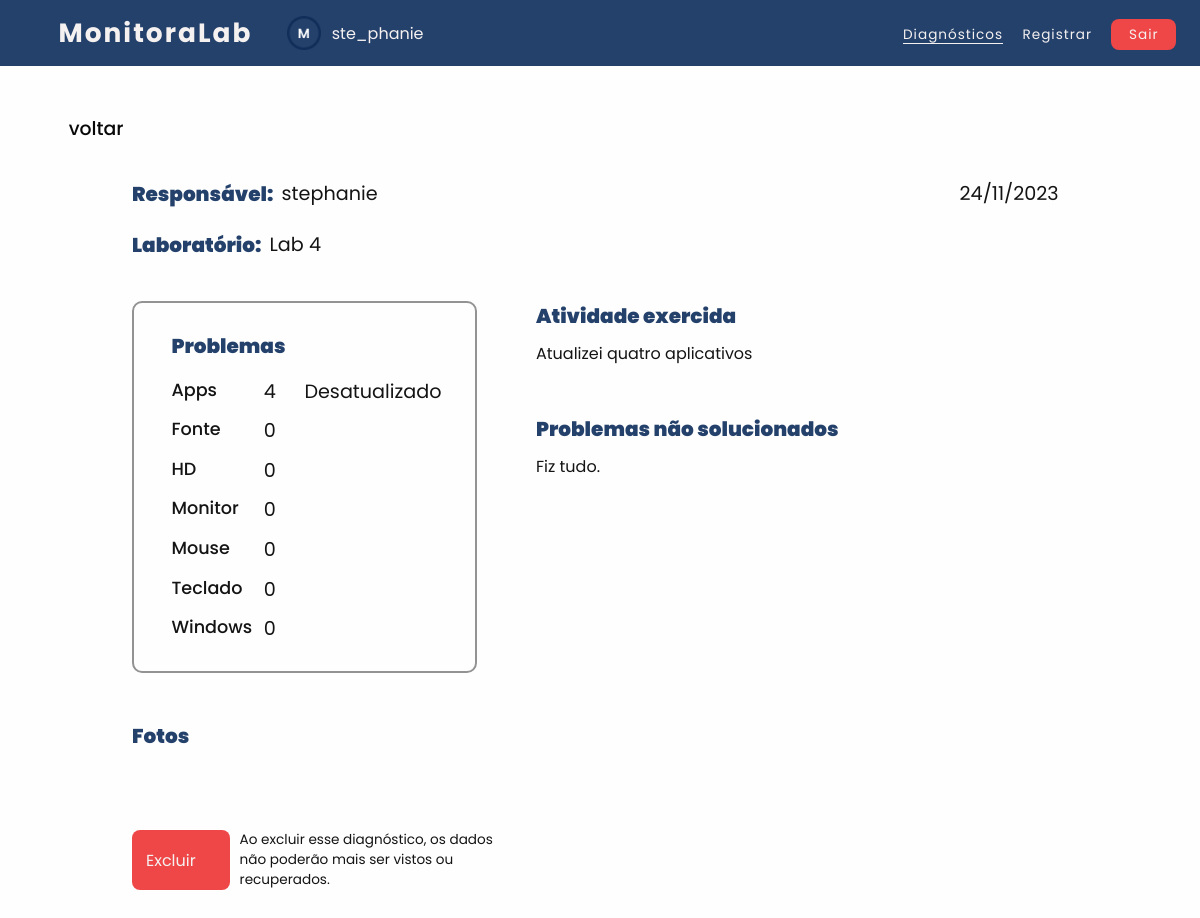
Screenshot of /usuarios/monitor/diagnostico.php?id=111 (signed in) with the database file from the repository.
### tables this page shows
CREATE TABLE reparo (
  ID int(11) NOT NULL,
  Data date NOT NULL,
  Acao varchar(300) NOT NULL,
  Problemas_Nao_Solucionados varchar(300) NOT NULL,
  Responsavel varchar(30) NOT NULL,
  Login_Monitor varchar(30) DEFAULT NULL,
  Laboratorio varchar(15) NOT NULL
);

CREATE TABLE dispositivo (
  ID int(11) NOT NULL,
  Nome varchar(30) NOT NULL,
  Problema varchar(50) NOT NULL,
  Quantidade int(11) NOT NULL
);

### usuarios/monitor/diagnostico.php (the view, shortened to what this page needs)
<?php
   $conexao = ConectarBanco();
   $ID_Reparo = $_GET['id'];
   $sql_query = $conexao->query("SELECT `ID`, `Data`, `Acao`, `Problemas_Nao_Solucionados`, `Responsavel`,
   `Login_Monitor`, `Laboratorio` FROM `reparo` WHERE ID = '$ID_Reparo'") or die ($conexao->error);
    $sql_query_prob = $conexao->query("SELECT dispositivo.Nome, dispositivo.Quantidade, dispositivo.Problema
    FROM dispositivo JOIN dispositivo_reparo ON dispositivo.ID = dispositivo_reparo.ID_Dispositivo
    WHERE dispositivo_reparo.ID_Reparo = '$ID_Reparo'") or die ($conexao->error);
    if ($sql_query && mysqli_num_rows($sql_query) > 0)
    {
        $reparo = mysqli_fetch_assoc($sql_query);
    }
?>
<!DOCTYPE html>
<html lang="pt-br">
<head>
    <link rel="stylesheet" type="text/css" href="../../css/navbar.css">
    <link rel="stylesheet" type="text/css" href="../../css/diagnostico.css">
    <link rel="stylesheet" href="../../css/fonte-alert.css">
    <link rel="stylesheet" type="text/css" href="../../css/icone-tema.css">
</head>
<body id="body">
    <nav>
        <h1 class="logo">MonitoraLab</h1>
        <img src="../../icons/icone-monitor.png" class="icone-usuario">
        <div class="usuario"><?php echo $_SESSION['login'] ;?></div>
        <ul class="nav-monitor">
            <li><a class="active" href="inicio.php">Diagnósticos</a></li>
            <li><a href="registrar-diagnostico.php">Registrar</a></li>
            <li><a class="Btn-Sair" onclick="Sair()" style="cursor: pointer;">Sair</a> </li>
        </ul>
    </nav>
    <div class="voltar">
        <a href="javascript: history.go(-1)" class="texto-voltar">voltar</a>
    </div>
    <div class="caixa-1">
        <div class="resp-lab">
             <div class="responsavel">
                <p class="titulo">Responsável: </p>
                <p class="nome-resp"><?php echo $reparo['Responsavel']; ?></p>
            </div>
            <div class="laboratorio">
                <p class="titulo">Laboratório:</p>
                <p class="labN"><?php echo $reparo['Laboratorio']; ?></p>
            </div>
        </div>
        <div class="data"><?php echo date('d/m/Y', strtotime($reparo['Data'])); ?></div>
    </div>
    <div class="caixa-2">
        <div class="caixa-problemas">
            <p class="titulo">Problemas</p>
            <?php
                while ($problema = $sql_query_prob->fetch_assoc())
                {
            ?>
                <div class="itens">
                    <label class="prob"><?php echo $problema['Nome']; ?></label>
                    <label class="quant"><?php echo $problema['Quantidade']; ?></label>
                    <label class="qual-prob"><?php echo $problema['Problema'];?></label>
                </div>
            <?php
                }
            ?>
        </div>
        <div class="atv-probN">
            <div class="atv-prob">
                <p class="titulo">Atividade exercida</p>
                <p class="texto"><?php echo $reparo['Acao']; ?></p>
            </div>
            <div class="prob-N-solucionado">
                <p class="titulo">Problemas não solucionados</p>
                <p class="texto"><?php echo $reparo['Problemas_Nao_Solucionados']; ?></p>
            </div>
        </div>
    </div>
    <div class="fotos">
        <p class="titulo">Fotos</p>
    </div>
    <div class="area-excluir">
            <a class="Btn-Excluir" onclick="Excluir(<?php echo $ID_Reparo; ?>)" style="cursor: pointer;">
            <i id="icone-lixo" class="ph-fill ph-trash"></i> Excluir</a>
        <p class="texto-excluir">Ao excluir esse diagnóstico, os dados não poderão mais ser vistos ou recuperados.</p>
    </div>
    </body>
</html>

### css/navbar.css (style rules this page uses)
nav { background-color: var(--azul-1); color: var(--branco-1); padding: 1.1% 2%; display: flex; align-items: center; }
.logo { font-family: 'Poppins', sans-serif; font-size: 165%; font-weight: bold; letter-spacing: 2px; margin-left: 2%; }
.icone-usuario { margin-left: 3%; margin-right: 0.4%; width: 3%; }
.usuario { font-family: 'Poppins', sans-serif; font-size: 100%; margin-left: 0.5%; }
nav ul { position: absolute; margin-left: 54%; }
ul.nav-monitor { position: absolute; margin-left: 72%; }
nav ul li { display: inline-block; line-height: 80%; margin-left: 15px; }
nav ul li a { color: var(--branco-1); font-family: 'Poppins', sans-serif; font-size: 85%; letter-spacing: 1px; line-height: 20%; position: relative; font-weight: 400; }
.active::after { content: " "; width: 100%; height: 1px; background-color: var(--branco-1); position: absolute; bottom: 0; left: 0; }
.Btn-Sair { background-color: var(--vermelho-1); padding: 20% 60%; border-radius: 8px; }

### css/diagnostico.css (style rules this page uses)
html { min-height: 100vh; }
* { margin: 0; padding: 0; text-decoration: none; list-style: none; }
body { background: var(--fundo); font-family:'Poppins', sans-serif; }
.voltar { display: flex; align-items: center; margin: 4% 5% 3% 5%; }
.texto-voltar { font-family: 'Poppins', sans-serif; margin-left: 0.8%; font-weight: 500; font-size: 118%; color: var(--voltar); }
.caixa-1 { font-family: 'Poppins', sans-serif; width: auto; margin: 0 11%; display: flex; }
.resp-lab { width: 100%; }
.titulo { color: var(--titulo); font-weight: 900; font-size: 125%; margin-bottom: 2%; }
.responsavel { display: flex; }
.nome-resp { margin-left: 1%; font-size: 120%; color: var(--dados); }
.laboratorio { display: flex; margin-top: 0.5%; }
.labN { margin-left: 1%; font-size: 120%; color: var(--dados); }
.data { float: right; font-size: 120%; margin-right: 1%; color: var(--dados); }
.caixa-2 { font-family: 'Poppins', sans-serif; width: auto; margin: 2% 11% 4% 11%; display: flex; }
.caixa-problemas { border: 2px solid var(--cinza-1); border-radius: 10px; padding: 3% 4%; width: 45%; height: 10%; display: flex; justify-content: space-around; flex-direction: column; }
.itens { margin-top: 4%; display: flex; }
.prob { float: left; width: 30%; font-size: 110%; font-weight: 500; color: var(--dados); }
.quant { font-size: 120%; float: right; margin: 0 8% 0 2%; text-align: center; width: 10%; color: var(--dados); }
.qual-prob { font-size: 120%; width: 50%; float: right; color: var(--dados); }
.atv-probN { width: 100%; }
.atv-prob { margin-left: 10%; }
.texto { text-align: justify; margin-top: 2%; font-size: 100%; color: var(--dados); }
.prob-N-solucionado { margin-left: 10%; margin-top: 8%; }
.fotos { font-family: 'Poppins', sans-serif; width: auto; margin: 3% 11%; }
.area-excluir { display: flex; margin: 5% 11%; }
.Btn-Excluir { background-color: var(--vermelho-1); color: var(--branco-1); font-family: 'Poppins', sans-serif; padding: 0.5% 1.5%; border-radius: 8px; width: 7.5%; display: flex; align-items: center; cursor: pointer; }
.texto-excluir { font-family: 'Poppins', sans-serif; font-size: 85%; margin-left: 1%; width: 30%; color: var(--dados); }

### css/cores.css (style rules this page uses)
.tema-claro, :root { --azul-1: #24416B; --azul-2:#5E93E0; --branco-1: #f5f1f1; --vermelho-1: #EF4747; --vermelho-2: #d83b3b; --amarelo-1:#DDD73C; --preto-1: #000000; --cinza-1: #939393; --cinza-2: #7d7d7d4c; --cinza-3: #7d7d7d; --cinza-4: #4e4e4eb4; --preto-2: #0000001c; --preto-3: #141414; --icone: #fefefe; --fundo: #fefefe; --fundo-botao: #24416B; --h2: #24416B; --titulo-dados: #141414; --voltar: #090808; --titulo: #24416B; --dados: #141414; --ver-diag: #24416B; --caixa: #fefefe; --borda-caixa: #4e4e4eb4; --sombra: #0000001c; --texto-branco:#fefefe; --txt: #4e4e4eb4; --txt-hover: #7d7d7d4c; --miniatura:#4e4e4eb4; }
.tema-escuro, :root { --icone: #fefefe; --fundo: #091932; --fundo-botao: #091932; --h2: #fefefe; --titulo-dados: #e9e5e5; --voltar: #fefefe; --titulo: #fefefe; --dados: #fefefe; --ver-diag: #bdbdbd; --caixa: #24416B; --borda-caixa:#fefefe; --sombra: #fefefe14; --texto-branco:#fefefe; --txt: #4e4e4eb4; --miniatura: #fefefe; }

### usuarios/monitor/diagnostico.php (style rules this page uses)
body { visibility: hidden; }

### rows the page displays
reparo: Responsavel "stephanie", Laboratorio "Lab 4", Data "24/11/2023", Acao "Atualizei quatro aplicativos", Problemas_Nao_Solucionados "Fiz tudo."
dispositivo: Nome "Apps", Quantidade "4", Problema "Desatualizado"
dispositivo: Nome "Fonte", Quantidade "0"
dispositivo: Nome "HD", Quantidade "0"
dispositivo: Nome "Monitor", Quantidade "0"
dispositivo: Nome "Mouse", Quantidade "0"
dispositivo: Nome "Teclado", Quantidade "0"
dispositivo: Nome "Windows", Quantidade "0"

### other values shown
$_SESSION['login'] "ste_phanie"
